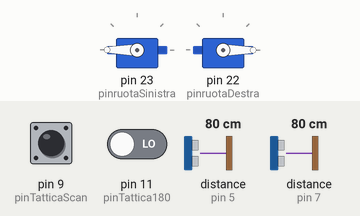
Simulated run of this sketch. Board: Arduino Mega 2560, built with avr-gcc and run on an emulated ATmega2560. On the bench: 2 × servo. The inputs (shaded band) are chosen by the test bench; at power-on: distance to the obstacle (sensors on pin 5, pin 7) 80 cm, pin 9 (pinTatticaScan) HIGH, pin 11 (pinTattica180) LOW. The echo pulse lasts 58.3 µs per cm.

Above: at 6.8 s.
6.9 s: distance to the obstacle (sensor on pin 5) set to 38 cm
8.4 s: distance to the obstacle (sensor on pin 5) set to 31 cm
At 8.64 s:
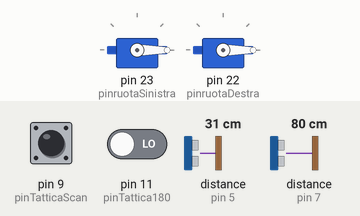
11.4 s: distance to the obstacle (sensor on pin 5) set to 35 cm
At 11.58 s:
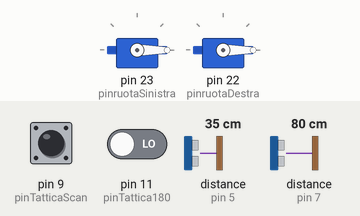
13.2 s: distance to the obstacle (sensor on pin 5) set to 2 cm
At 13.44 s:
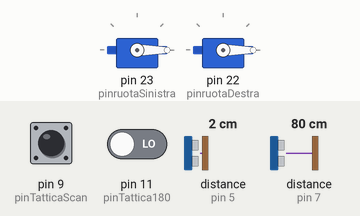
Timing chart, 0 to 17.2 s (numbered marks = the images above; inputs shaded):
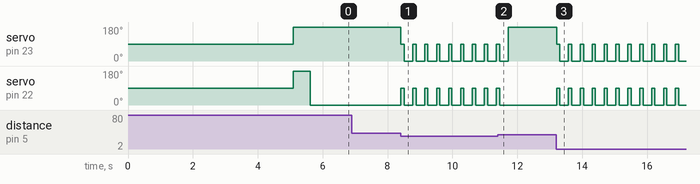

Measured:
- the behaviour switches between 35 and 34 cm on distance to the obstacle (sensor on pin 5) (found by bisection; images 0 and 1)
- after the input at 6.9 s, every drawn part: stays the same
- after the input at 8.4 s, servo on pin 23 (pinruotaSinistra), servo on pin 22 (pinruotaDestra): alternates 90° for 0.10 s and 0° for 0.27 s, starting at once
- after the input at 11.4 s, servo on pin 22 (pinruotaDestra): goes on until 11.5 s, then stays 0°
- after the input at 13.2 s, servo on pin 23 (pinruotaSinistra), servo on pin 22 (pinruotaDestra): alternates 90° for 0.10 s and 0° for 0.27 s, starting at once

The sketch:

sumo.ino
```cpp
/*
 * Classe: 5F
 */

#include <Servo.h>

/*Sensori*/
#define pinruotaSinistra 23
#define pinruotaDestra 22
#define trigPinSinistra 6
#define echoPinSinistra 7
#define trigPinDestra 4
#define echoPinDestra 5
#define trigPinCentro 2
#define echoPinCentro 3

#define pinTatticaScan 9
#define pinTattica180 11
#define pinTattica3 13 // puggato, se non lo collego ha nulla restituisce HIGH


//distanza rilevamento
#define distanzaRilevamento 35 //50

/* Definitione dei valori dei valori che possono assumere servo a rotazione continua */
/*
#define ruotaStopValore 90
#define ruotaSinistraAvantiValore 130 // 180 per i servo AR-3606HB,   0 per i servo SM-S4303R a 110 va bene
#define ruotaSinistraIndietroValore 0 //   0 per i servo AR-3606HB, 180 per i servo SM-S4303R
#define ruotaDestraAvantiValore 50     //   0 per i servo AR-3606HB, 180 per i servo SM-S4303R
#define ruotaDestraIndietroValore 110 // 180 per i servo AR-3606HB,   0 per i servo SM-S4303R
*/

#define ruotaStopValore 90
#define ruotaSinistraAvantiValore 0 // 180 per i servo AR-3606HB,   0 per i servo SM-S4303R a 110 va bene
#define ruotaSinistraIndietroValore 180 //   0 per i servo AR-3606HB, 180 per i servo SM-S4303R
#define ruotaDestraAvantiValore 180     //   0 per i servo AR-3606HB, 180 per i servo SM-S4303R
#define ruotaDestraIndietroValore 0 // 180 per i servo AR-3606HB,   0 per i servo SM-S4303R


//tattiche
#define tatticaScan 0 //riga su se stesso epr cercare il nemico e poi lo punta
#define tattica180 1 //riga di 180° e poi va all'indietro
#define tattica3 2 //riga di 180° e poi va all'indietro

int tatticaUsata;

/* Creazione oggetti per la libreria Servo */
Servo ruotaSinistra;                    /*  Valores from 0 to 180  */
Servo ruotaDestra;                      /*  Valores from 0 to 180  */

//default delay
#define defaultDelay 10

long durationSin;
long durationDes;
long durationCen;
int cmDestra;
int cmSinistra;
int cmCentro;


void setup() {
  Serial.begin(9800);

  ruotaSinistra.attach(pinruotaSinistra);
  ruotaDestra.attach(pinruotaDestra);
  ruotaSinistra.write(ruotaStopValore);
  ruotaDestra.write(ruotaStopValore);

  pinMode(trigPinCentro, OUTPUT);
  pinMode(trigPinDestra, OUTPUT);
  pinMode(trigPinSinistra, OUTPUT);
  pinMode(echoPinCentro, INPUT);
  pinMode(echoPinDestra, INPUT);
  pinMode(echoPinSinistra, INPUT);

  pinMode(pinTatticaScan, INPUT);
  pinMode(pinTattica180, INPUT);
  pinMode(pinTattica3, INPUT);


  delay(5000);        //DELAY INIZIALE

 //codice per implemntare l'input della tattica tramite il settaggio di dei pin della scheda
 //(pare che i pin scollegati siano  a high)
  if(digitalRead(pinTatticaScan) == LOW){
    tatticaUsata = tatticaScan;
    //Serial.print("tattica 1");
  }else if(digitalRead(pinTattica180) == LOW){
    tatticaUsata = tattica180;
    //Serial.print("tattica 2");
  }else{
    tatticaUsata = tattica180;//(possibile implementazione di 3° tattica)
    //Serial.print("tattica 3");
  }


  if(tatticaUsata == tatticaScan){
    do{//sistemare rilevamento nemico
      ruotaSinistra.write(ruotaSinistraAvantiValore);
      ruotaDestra.write(ruotaDestraIndietroValore);
      delay(35);
      ruotaSinistra.write(ruotaStopValore);
      ruotaDestra.write(ruotaStopValore);


      leggiDestra();
      leggiSinistra();
      leggiCentro();
    } while (cmCentro > distanzaRilevamento && cmSinistra > distanzaRilevamento && cmDestra > distanzaRilevamento);

    if(cmCentro < distanzaRilevamento){
        gira180();
    }else if(cmDestra < distanzaRilevamento){
        giraSinistra();
    }else{
        giraDestra();
    }

  }else if(tatticaUsata == tattica180){
    gira180();
  }


}

void loop() {

  leggiDestra();
  leggiSinistra();
  if(cmDestra < distanzaRilevamento){
    giraSinistra();
  }else if(cmSinistra < distanzaRilevamento){
    giraDestra();
  }

}

void leggiDestra(){

  digitalWrite(trigPinDestra, LOW);
  delayMicroseconds(2);
  digitalWrite(trigPinDestra, HIGH);
  delayMicroseconds(10);
  digitalWrite(trigPinDestra, LOW);

  durationDes = pulseIn(echoPinDestra, HIGH);
  cmDestra = microsecondsToCentimeters(durationDes);

}


void leggiSinistra(){

  digitalWrite(trigPinSinistra, LOW);
  delayMicroseconds(2);
  digitalWrite(trigPinSinistra, HIGH);
  delayMicroseconds(10);
  digitalWrite(trigPinSinistra, LOW);

  durationSin = pulseIn(echoPinSinistra, HIGH);
  cmSinistra = microsecondsToCentimeters(durationSin);
  //Serial.println(cmSinistra);

}

void leggiCentro(){

  // lettura sensore centrale
  digitalWrite(trigPinCentro, LOW);
  delayMicroseconds(2);
  digitalWrite(trigPinCentro, HIGH);
  delayMicroseconds(10);
  digitalWrite(trigPinCentro, LOW);

  durationCen = pulseIn(echoPinCentro, HIGH);
  cmCentro = microsecondsToCentimeters(durationCen);
}

void giraDestra(){  //curva di 90 gradi

  ruotaDestra.write(ruotaStopValore);
  ruotaSinistra.write(ruotaStopValore);
  delay(100);
  ruotaDestra.write(ruotaDestraAvantiValore);
  ruotaSinistra.write(ruotaSinistraIndietroValore);
  delay(260);   //167
  ruotaDestra.write(ruotaDestraIndietroValore);
}

void gira180(){  //curva di 180 gradi

  ruotaDestra.write(ruotaStopValore);
  ruotaSinistra.write(ruotaStopValore);
  delay(100);
  ruotaDestra.write(ruotaDestraAvantiValore);
  ruotaSinistra.write(ruotaSinistraIndietroValore);
  delay(520);
  ruotaDestra.write(ruotaDestraIndietroValore);
}

void giraSinistra(){    //curva di 90 gradi

  ruotaSinistra.write(ruotaStopValore);
  ruotaDestra.write(ruotaStopValore);
  delay(100);
  ruotaSinistra.write(ruotaSinistraAvantiValore);
  ruotaDestra.write(ruotaDestraIndietroValore);
  delay(260); //167
  ruotaSinistra.write(ruotaSinistraIndietroValore);
}

void vaiAvanti(){

  ruotaDestra.write(ruotaDestraAvantiValore);
  ruotaSinistra.write(ruotaSinistraAvantiValore);

}

void vaiIndietro(){

  ruotaDestra.write(ruotaDestraIndietroValore);
  ruotaSinistra.write(ruotaSinistraIndietroValore);

}


long microsecondsToCentimeters(long microseconds)
{
  return microseconds / 29 / 2;
}
```
